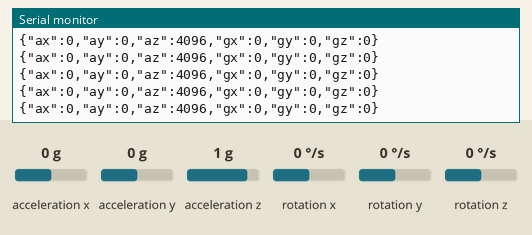
Bench run of a sketch on a simulated ESP32. On the bench: the last lines printed to the serial monitor. Inputs (shaded band) come from the test bench; at power-on: acceleration x 0 g, acceleration y 0 g, acceleration z 1 g, rotation x 0 °/s, rotation y 0 °/s, rotation z 0 °/s. Nothing arrives over Bluetooth unless stated; a phone connects over Bluetooth LE 3 s after start.

Above: at 1.2 s.
1.3 s: acceleration x set to -1.4 g
At 1.33 s:
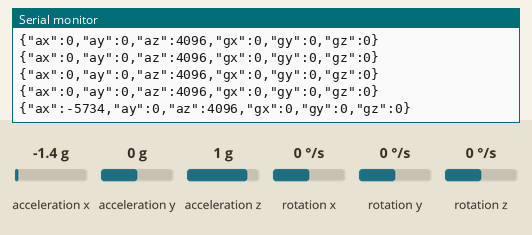
4.3 s: acceleration y set to -1.4 g
At 4.35 s:
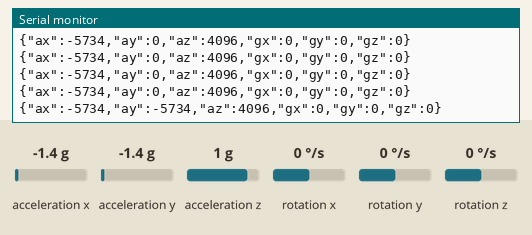
5.8 s: acceleration z set to -1.4 g
At 5.84 s:
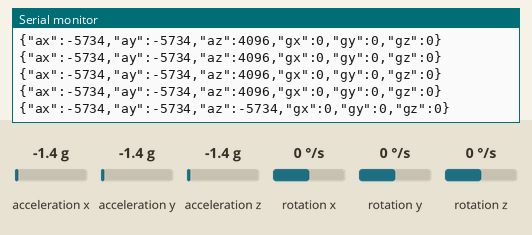
8.8 s: rotation x set to -192 °/s
At 8.82 s:
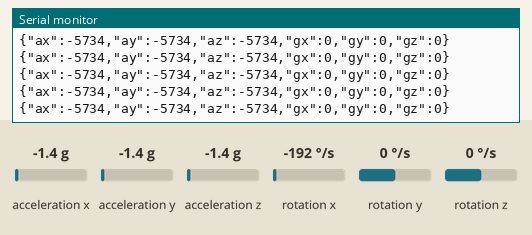
10.3 s: rotation y set to -192 °/s
At 10.31 s:
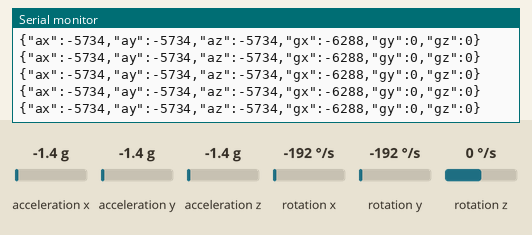

Measured:
- after the input at 1.3 s, the serial monitor: prints a new line at once (image 1)
- after the input at 4.3 s, the serial monitor: prints a new line at once (image 2)
- after the input at 5.8 s, the serial monitor: prints a new line at once (image 3)

The sketch:

AduinoBoard1.ino
```cpp
#include <Wire.h>
#include <MPU6050.h>
#include <BLEDevice.h>
#include <BLEServer.h>
#include <BLEUtils.h>
#include <BLE2902.h>

MPU6050 mpu;

#define SERVICE_UUID        "12345678-1234-1234-1234-1234567890ab"
#define CHARACTERISTIC_UUID "abcd1234-5678-90ab-cdef-1234567890ab"

BLECharacteristic *pCharacteristic;

// BLE 연결/해제 상태를 시리얼 모니터로 확인하기 위한 콜백 클래스
class MyServerCallbacks: public BLEServerCallbacks {
    void onConnect(BLEServer* pServer) {
      Serial.println("!!! Client Connected (BLE) !!!");
    };

    void onDisconnect(BLEServer* pServer) {
      Serial.println("!!! Client Disconnected - Restarting Advertising !!!");
      BLEDevice::startAdvertising();
    }
};


void setup() {
    Serial.begin(115200);
    Wire.begin();

    // MPU6050 초기화
    mpu.initialize();
    if (mpu.testConnection()) {
        Serial.println("MPU6050 OK");
    } else {
        Serial.println("MPU6050 failed");
    }

    // BLE 초기화
    BLEDevice::init("RUNNIG_BOARD_1");

    BLEServer *pServer = BLEDevice::createServer();

    // 서버에 콜백 등록 (연결 상태 확인용)
    pServer->setCallbacks(new MyServerCallbacks());

    BLEService *pService = pServer->createService(SERVICE_UUID);

    pCharacteristic = pService->createCharacteristic(
                            CHARACTERISTIC_UUID,
                            BLECharacteristic::PROPERTY_NOTIFY
                        );

    pCharacteristic->addDescriptor(new BLE2902());
    pService->start();

    // BLE 광고 설정 강화
    BLEAdvertising *pAdvertising = BLEDevice::getAdvertising();

    // 장치 이름이 포함된 스캔 응답을 활성화합니다.
    pAdvertising->setScanResponse(true);

    // 광고 데이터에 서비스 UUID를 포함하여 장치 검색을 돕습니다.
    pAdvertising->addServiceUUID(SERVICE_UUID);

    pAdvertising->start();
    Serial.println("BLE advertising started with enhanced settings");
}

void loop() {
    static unsigned long lastTime = 0;

    if (millis() - lastTime >= 45) { // 45ms
        lastTime = millis();

        int16_t ax, ay, az, gx, gy, gz;
        mpu.getAcceleration(&ax, &ay, &az);
        mpu.getRotation(&gx, &gy, &gz);

        const int16_t SCALE_FACTOR = 4; // 4로 나누어 데이터 크기를 1/4로 줄입니다.

        ax /= SCALE_FACTOR;
        ay /= SCALE_FACTOR;
        az /= SCALE_FACTOR;
        gx /= SCALE_FACTOR;
        gy /= SCALE_FACTOR;
        gz /= SCALE_FACTOR;

        // JSON 문자열 생성
        String jsonStr = "{\"ax\":" + String(ax) + ",\"ay\":" + String(ay) +
                         ",\"az\":" + String(az) + ",\"gx\":" + String(gx) +
                         ",\"gy\":" + String(gy) + ",\"gz\":" + String(gz) + "}";

        // BLE로 전송
        pCharacteristic->setValue(jsonStr.c_str());
        pCharacteristic->notify();

        Serial.println(jsonStr); // 센서 값 확인용
    }
}
```
